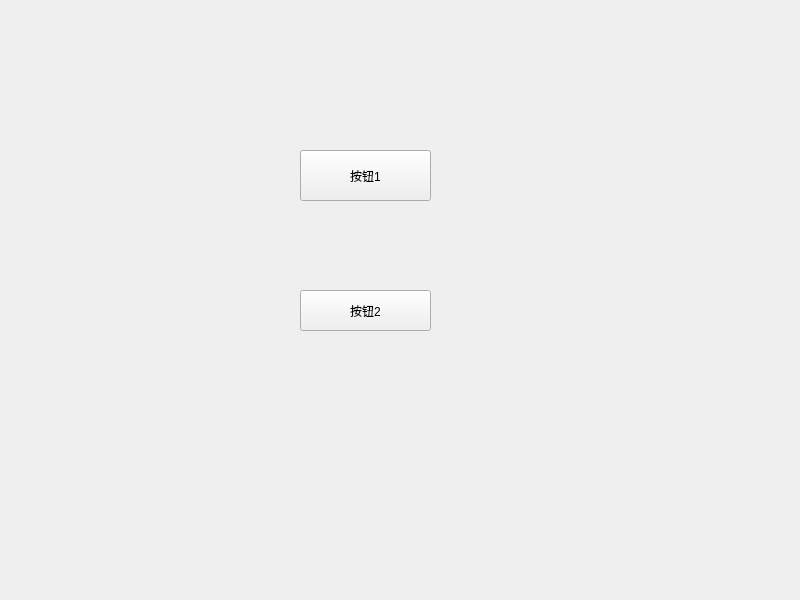
<?xml version="1.0" encoding="UTF-8"?>
<ui version="4.0">
 <class>Widget</class>
 <widget class="QWidget" name="Widget">
  <property name="geometry">
   <rect>
    <x>0</x>
    <y>0</y>
    <width>800</width>
    <height>600</height>
   </rect>
  </property>
  <property name="windowTitle">
   <string>Widget</string>
  </property>
  <widget class="QPushButton" name="pushButton">
   <property name="geometry">
    <rect>
     <x>300</x>
     <y>150</y>
     <width>131</width>
     <height>51</height>
    </rect>
   </property>
   <property name="text">
    <string>按钮1</string>
   </property>
  </widget>
  <widget class="QPushButton" name="pushButton_2">
   <property name="geometry">
    <rect>
     <x>300</x>
     <y>290</y>
     <width>131</width>
     <height>41</height>
    </rect>
   </property>
   <property name="text">
    <string>按钮2</string>
   </property>
  </widget>
 </widget>
 <resources/>
 <connections/>
</ui>
